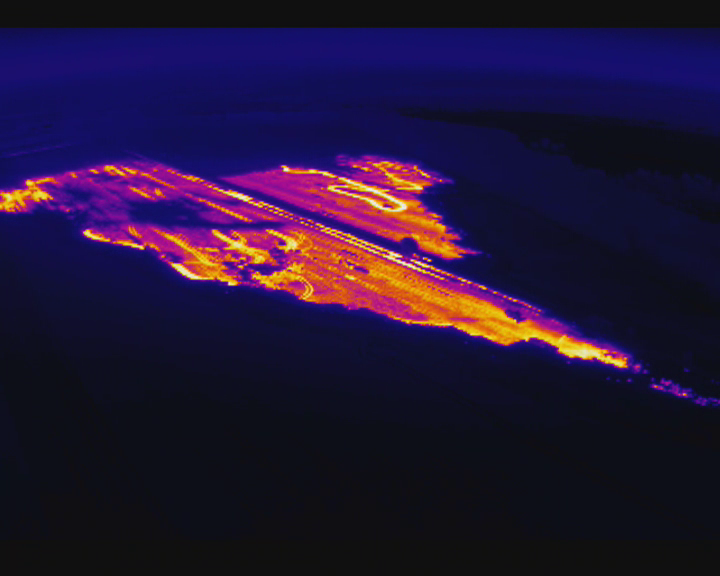
#> input picture frame 12 of DJI_0078.mp4, 720 x 576 px, given in place of forest_fire_youtube.mp4, which was not available
$ jupyter execute minimal_area_contour.ipynb   (older library calls are emulated)
#> lines starting #> are read from the running program, lines starting #| are printed output that depends on the picture; after the words box and inside, x2 and y2 are one past the last pixel; in counts of white or black regions, pixels touching at a corner belong together; pictures that were not available may be replaced by others from this repository, and a replacement may not be noted
[cell 1]
import cv2
import numpy as np

# read and scale down image
# wget https://bigsnarf.files.wordpress.com/2017/05/hammer.png
cap = cv2.VideoCapture('forest_fire_youtube.mp4')
#This loop ensures that we read frame by frame, where the frame is just an image from the video. Each image is proccessed
while(1):
    # cap.read gives you an array, we ignore the first part of the array and assign the second part to the varible frame
    _, frame = cap.read()
#> frame is the input picture: shape (576, 720, 3); mean B, G, R 54, 21.4, 35.5
    # threshold image
    ret, threshed_img = cv2.threshold(cv2.cvtColor(frame, cv2.COLOR_BGR2GRAY), 6, 255, cv2.THRESH_BINARY)
#> threshed_img: shape (576, 720); every value is 255

    # find contours and get the external one

    _, contours, hier = cv2.findContours(threshed_img, cv2.RETR_EXTERNAL, cv2.CHAIN_APPROX_NONE)
#> contours = 1 contour; box (x1, y1, x2, y2) and area: (0, 0, 720, 576) 413425

    # with each contour, draw boundingRect in green
    # a minAreaRect in red and
    # a minEnclosingCircle in blue
    for c in contours:

        # get the min area rect
        rect = cv2.minAreaRect(c)
        box = cv2.boxPoints(rect)
        # convert all coordinates floating point values to int
        box = np.int0(box)
        # draw a red 'nghien' rectangle
        cv2.drawContours(frame, [box], 0, (0, 0, 255))
#> this loop made 1 pass
#> (rect, box) on pass 1: (((359.5, 287.5), (575, 719), -90), [[719, 575], [0, 575], [0, 0], [719, 0]])
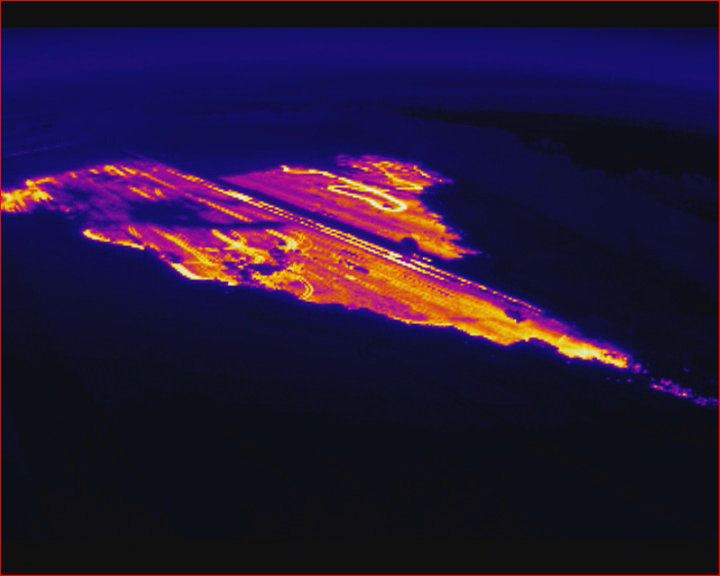
#> frame: shape (576, 720, 3); 0.62% of pixels changed, all inside (x1, y1, x2, y2) = (0, 0, 720, 576)


    #cv2.drawContours(img, contours, 3, (255, 255, 0), 1)
    print(len(contours))
#| 1
    print(box)
#| [[719 575]
#|  [  0 575]
#|  [  0   0]
#|  [719   0]]
    cv2.imshow("contours", frame)

    k = cv2.waitKey(5) & 0xFF
#> (key Esc is pressed here)
    if k == 27:
        break

cv2.destroyAllWindows()
cap.release()


$ run again, starting later in the video
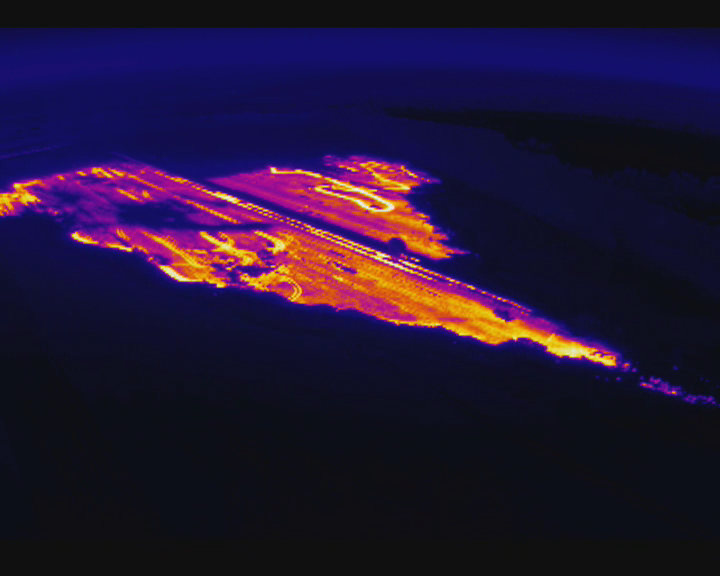
#> input picture frame 54 of DJI_0078.mp4, 720 x 576 px, given in place of forest_fire_youtube.mp4, which was not available
#> frame is the input picture: shape (576, 720, 3); mean B, G, R 52, 21.3, 35.1
#> threshed_img: shape (576, 720); every value is 255
#> contours = 1 contour; box (x1, y1, x2, y2) and area: (0, 0, 720, 576) 413425
#> the loop `for c in contours:` made 1 pass
#> (rect, box) on pass 1: (((359.5, 287.5), (575, 719), -90), [[719, 575], [0, 575], [0, 0], [719, 0]])
#> after the loop `for c in contours:`:
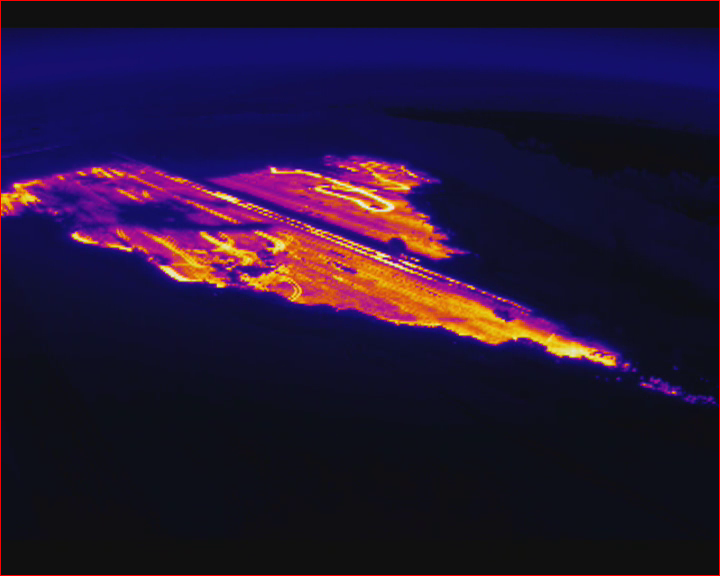
#> frame: shape (576, 720, 3); 0.62% of pixels changed, all inside (x1, y1, x2, y2) = (0, 0, 720, 576)
#| 1
#| [[719 575]
#|  [  0 575]
#|  [  0   0]
#|  [719   0]]

$ run again, starting later in the video
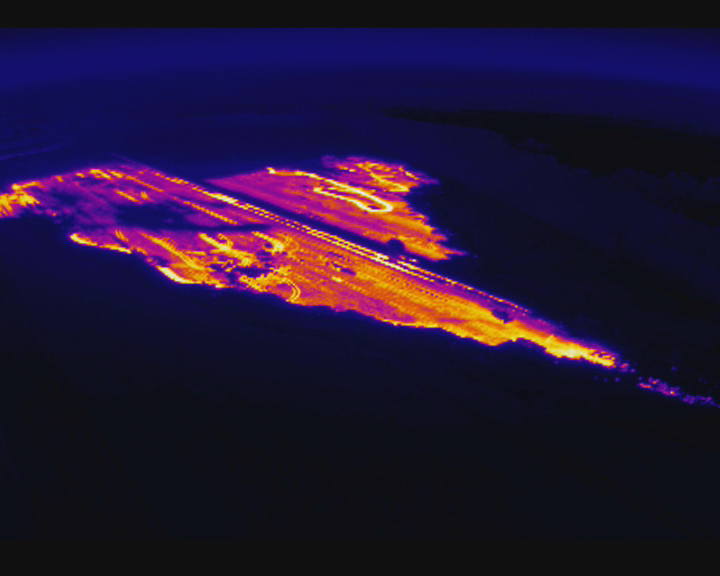
#> input picture frame 96 of DJI_0078.mp4, 720 x 576 px, given in place of forest_fire_youtube.mp4, which was not available
#> frame is the input picture: shape (576, 720, 3); mean B, G, R 50.7, 21.3, 35
#> threshed_img: shape (576, 720); every value is 255
#> contours = 1 contour; box (x1, y1, x2, y2) and area: (0, 0, 720, 576) 413425
#> the loop `for c in contours:` made 1 pass
#> (rect, box) on pass 1: (((359.5, 287.5), (575, 719), -90), [[719, 575], [0, 575], [0, 0], [719, 0]])
#> after the loop `for c in contours:`:
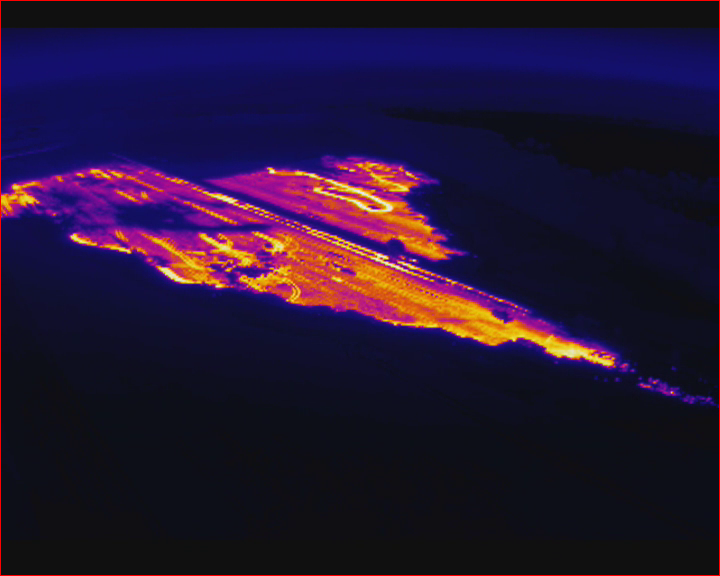
#> frame: shape (576, 720, 3); 0.62% of pixels changed, all inside (x1, y1, x2, y2) = (0, 0, 720, 576)
#| 1
#| [[719 575]
#|  [  0 575]
#|  [  0   0]
#|  [719   0]]
